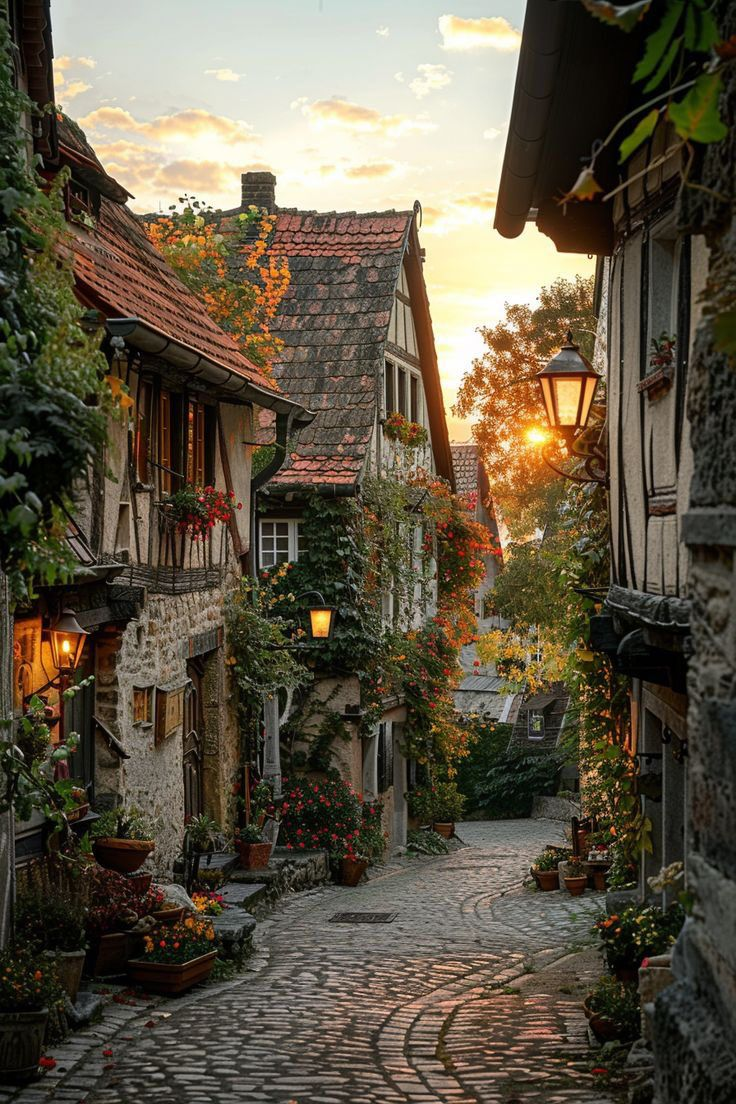
#> input picture opencv/photos/func.jpeg, 736 x 1104 px
$ python bitwise.py
#> lines starting #> are read from the running program, lines starting #| are printed output that depends on the picture; after the words box and inside, x2 and y2 are one past the last pixel; in counts of white or black regions, pixels touching at a corner belong together
### opencv/resize.py
import cv2 as cv

def rescaleFrame(frame, scale):
    width = int(frame.shape[1]*scale)
    height = int(frame.shape[0]*scale)
    dimensions = (width,height)

    return cv.resize(frame, dimensions, interpolation=cv.INTER_AREA)

### opencv/bitwise.py
import cv2 as cv
import numpy as np
from resize import rescaleFrame

# =============================================================
# BITWISE OPERATIONS AND MASKING IN OPENCV
# =============================================================
# create  a blank image using numpy
blank = np.zeros((500,500,3), dtype='uint8')
# Create a rectangle
rectangle = cv.rectangle(blank.copy(), (100,100), (400,400), (255,255,255), thickness=-1)

cv.imshow('Rectangle', rectangle)
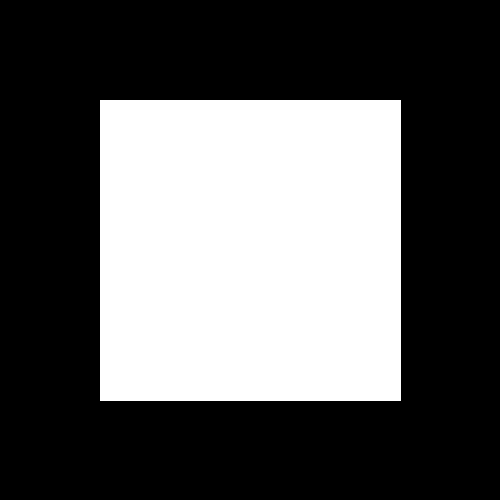
#> window 'Rectangle': shape (500, 500, 3); 36.2% white; 1 white region, box (x1, y1, x2, y2) and area: (100, 100, 401, 401) 90601
# Create a circle
circle = cv.circle(blank.copy(), (250,250), 180, (255,255,255), thickness=-1)
cv.imshow('Circle', circle)

# BITWISE AND showing intersection of the two shapes
bitwise_and = cv.bitwise_and(rectangle, circle)

cv.imshow('Bitwise AND', bitwise_and)

# BITWISE OR showing union of the two shapes
bitwise_or = cv.bitwise_or(rectangle, circle)
cv.imshow('Bitwise OR', bitwise_or)
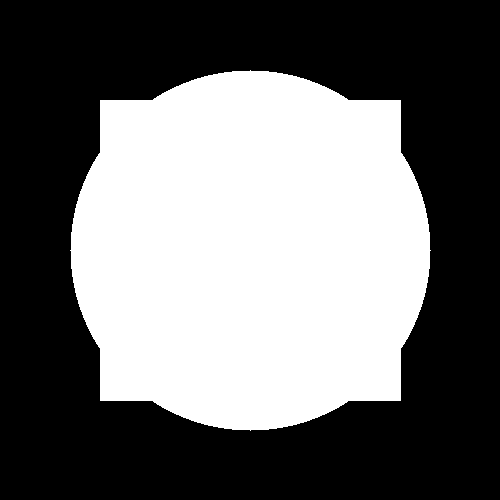
#> window 'Bitwise OR': shape (500, 500, 3); 42.6% white; 1 white region, box (x1, y1, x2, y2) and area: (70, 70, 431, 431) 106385

# BITWISE XOR showing non-overlapping regions of the two shapes
bitwise_xor = cv.bitwise_xor(rectangle, circle)
cv.imshow('Bitwise XOR', bitwise_xor)
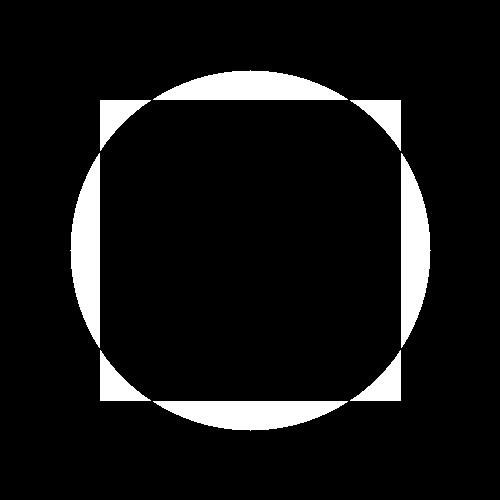
#> window 'Bitwise XOR': shape (500, 500, 3); 8.2% white; 8 white regions, largest, box (x1, y1, x2, y2) and area: (153, 70, 348, 100) 3946, (70, 153, 100, 348) 3946, (401, 153, 431, 348) 3946

# BITWISE NOT showing inverse of the shapes
bitwise_not = cv.bitwise_not(rectangle)
cv.imshow('Bitwise NOT', bitwise_not)


# MASKING - bitwise AND operation between an image and a mask
# Loading an image
resized_image = rescaleFrame(cv.imread('photos/func.jpeg'),0.55)
#> in rescaleFrame, `width = int(frame.shape[1]*scale)`: width = 404
#> in rescaleFrame, `dimensions = (width,height)`: dimensions = (404, 607)

blank_img = np.zeros(resized_image.shape[:2],dtype='uint8')
cv.imshow('Blank Image', blank_img)

circle = cv.circle(blank_img, (resized_image.shape[1]//2,resized_image.shape[0]//2),120,255,-1)
#> blank_img: shape (607, 404); 18.4% white; 1 white region, box (x1, y1, x2, y2) and area: (82, 183, 323, 424) 45225
cv.imshow("Circle", circle)

rectangle = cv.rectangle(blank_img.copy(), (150,150), (350,350), (255,255,255), thickness=-1)

mask = cv.bitwise_or(rectangle,circle)
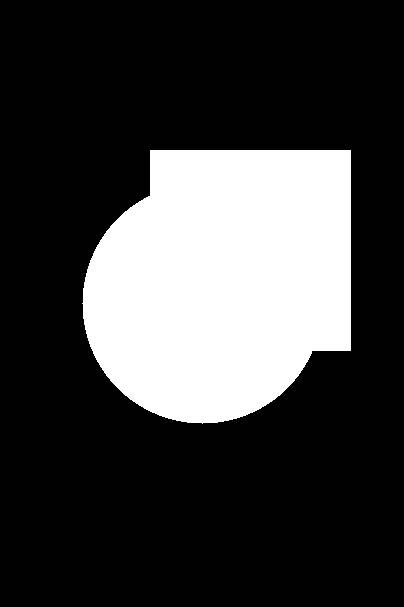
#> rectangle: shape (607, 404); 24.5% white; 1 white region, box (x1, y1, x2, y2) and area: (82, 150, 351, 424) 60191

masked_image = cv.bitwise_and(resized_image,resized_image,mask=mask)
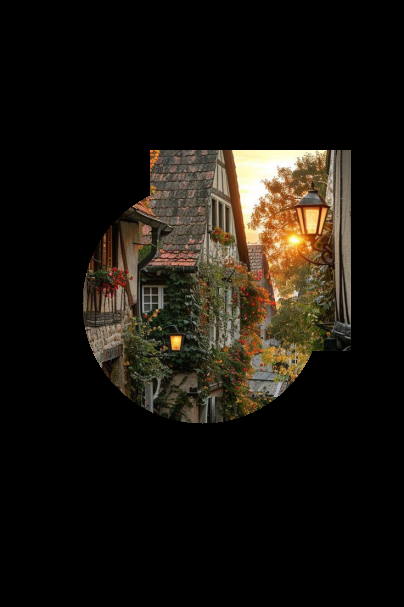
#> masked_image: shape (607, 404, 3); mean of channels 0, 1, 2 15.1, 21.4, 25.6; drawn as B, G, R
cv.imshow('Masked image', masked_image)

# Convert to Grayscale
gray = cv.cvtColor(masked_image,cv.COLOR_BGR2GRAY)
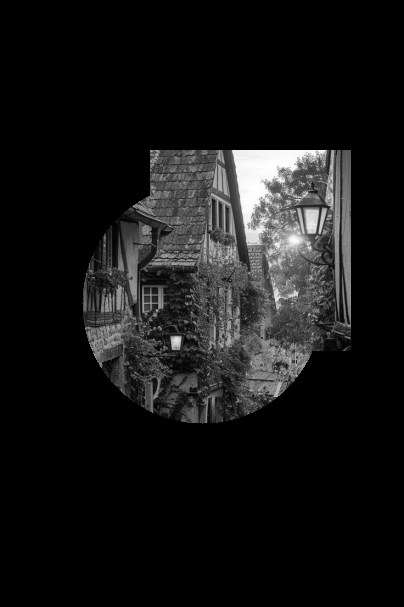
#> gray: shape (607, 404); min 0, max 255, mean 21.9
# Blur the image using bilateral
blur = cv.bilateralFilter(gray,5,15,15)
cv.imshow("Bilateral Image", blur)

# Edge detection using Canny
canny = cv.Canny(blur,100,200)
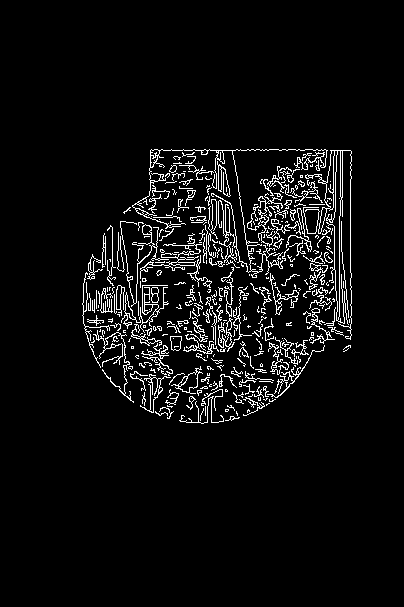
#> canny: shape (607, 404); 5.4% white in thin lines or dots, all inside (x1, y1, x2, y2) = (82, 149, 352, 424)
cv.imshow('Canny image', canny)
cv.waitKey(25000)

$ run again, with opencv/photos/Embrace Your True capacity_ A Dream of Self-Conviction.jpeg copied over opencv/photos/func.jpeg
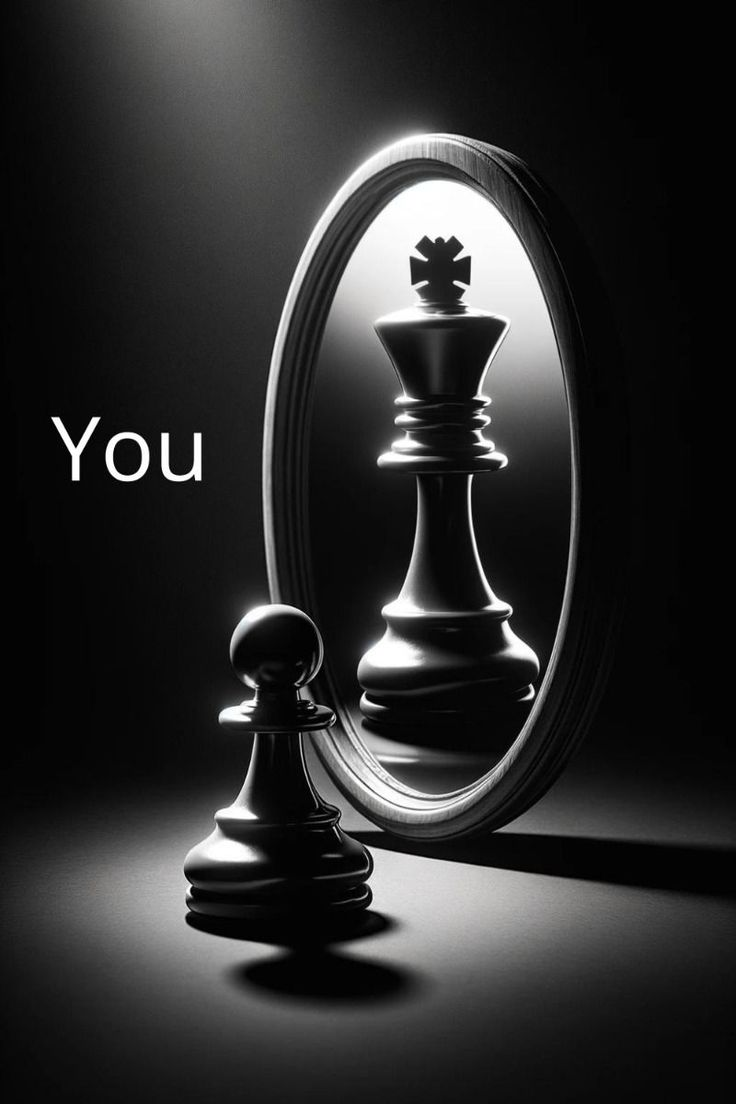
#> input picture opencv/photos/Embrace Your True capacity_ A Dream of Self-Conviction.jpeg, 736 x 1104 px
#> width = 404
#> dimensions = (404, 607)
#> blank_img: shape (607, 404); 18.4% white; 1 white region, box (x1, y1, x2, y2) and area: (82, 183, 323, 424) 45225
#> rectangle: shape (607, 404); 24.5% white; 1 white region, box (x1, y1, x2, y2) and area: (82, 150, 351, 424) 60191
#> `masked_image = cv.bitwise_and(resized_image,resized_image,mask=mask)`:
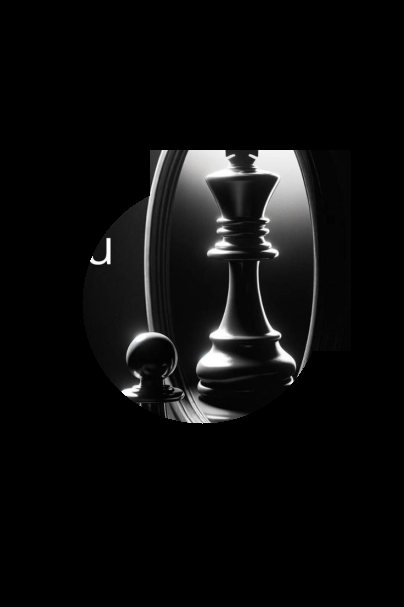
#> masked_image: shape (607, 404, 3); mean of channels 0, 1, 2 12.3, 12.3, 12.4; drawn as B, G, R
#> `canny = cv.Canny(blur,100,200)`:
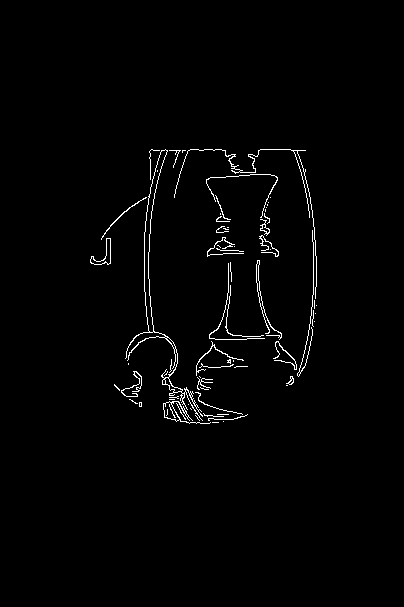
#> canny: shape (607, 404); 1.5% white in thin lines or dots, all inside (x1, y1, x2, y2) = (90, 149, 317, 424)

$ run again, with opencv/photos/_ (13).jpeg copied over opencv/photos/func.jpeg
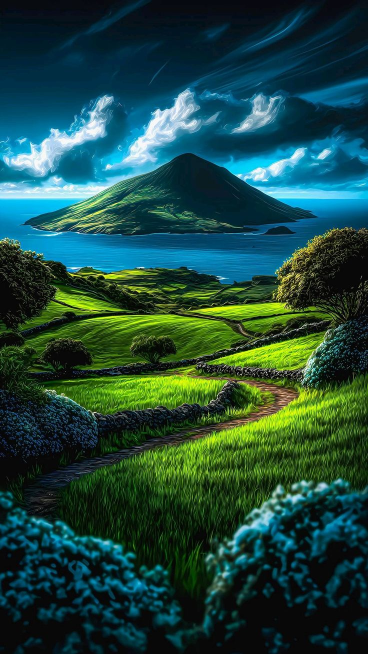
#> input picture opencv/photos/_ (13).jpeg, 736 x 1308 px (shown at 1/2 size)
#> width = 404
#> dimensions = (404, 719)
#> `circle = cv.circle(blank_img, (resized_image.shape[1]//2,resized_image..`:
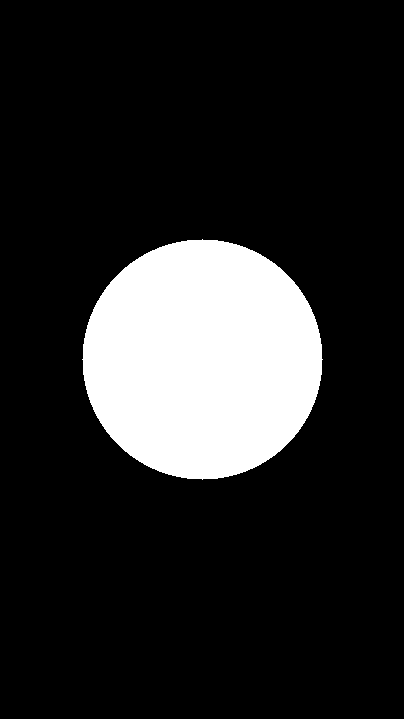
#> blank_img: shape (719, 404); 15.6% white; 1 white region, box (x1, y1, x2, y2) and area: (82, 239, 323, 480) 45225
#> rectangle: shape (719, 404); 24% white; 1 white region, box (x1, y1, x2, y2) and area: (82, 150, 351, 480) 69692
#> `canny = cv.Canny(blur,100,200)`:
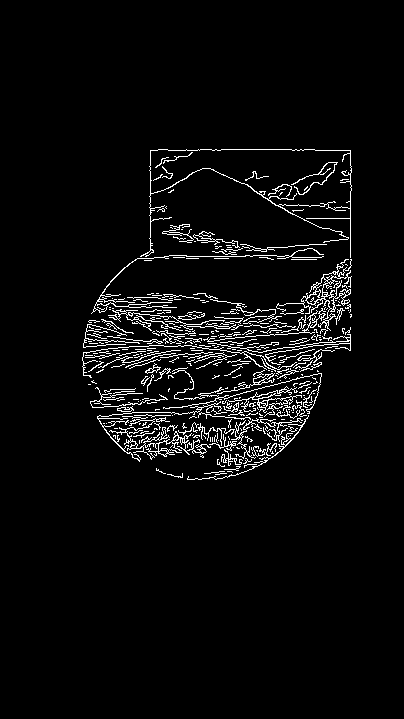
#> canny: shape (719, 404); 4.3% white in thin lines or dots, all inside (x1, y1, x2, y2) = (82, 149, 352, 480)
